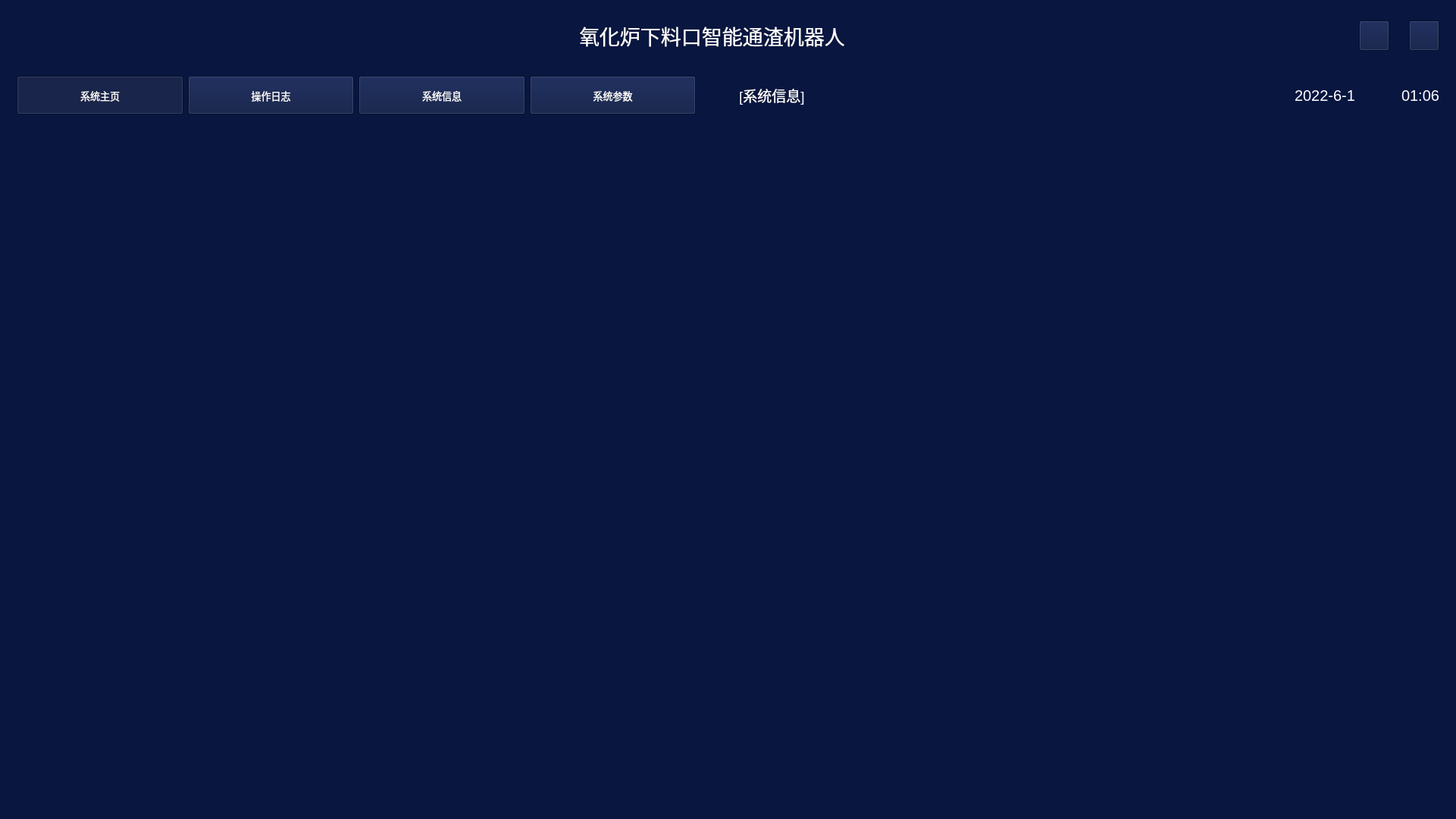
<?xml version="1.0" encoding="UTF-8"?>
<ui version="4.0">
 <class>MainWindow</class>
 <widget class="QWidget" name="MainWindow">
  <property name="geometry">
   <rect>
    <x>0</x>
    <y>0</y>
    <width>1921</width>
    <height>1080</height>
   </rect>
  </property>
  <property name="windowTitle">
   <string>MainWindow</string>
  </property>
  <property name="styleSheet">
   <string notr="true">background-color: rgb(8, 22, 64);</string>
  </property>
  <layout class="QVBoxLayout" name="verticalLayout" stretch="1,1,30">
   <item>
    <widget class="QWidget" name="widget_title" native="true">
     <property name="styleSheet">
      <string notr="true">QWidget#widget_title{border-image: url(:/resource/page1/mipmap-xxxhdpi/系统名装饰.png);}
color: rgb(255, 255, 255);</string>
     </property>
     <layout class="QHBoxLayout" name="horizontalLayout" stretch="2,3,0,2,3,2,0,0,1,0,1">
      <item>
       <widget class="QLabel" name="label_shuikoushan">
        <property name="sizePolicy">
         <sizepolicy hsizetype="Fixed" vsizetype="Fixed">
          <horstretch>0</horstretch>
          <verstretch>0</verstretch>
         </sizepolicy>
        </property>
        <property name="minimumSize">
         <size>
          <width>200</width>
          <height>50</height>
         </size>
        </property>
        <property name="baseSize">
         <size>
          <width>200</width>
          <height>50</height>
         </size>
        </property>
        <property name="font">
         <font>
          <pointsize>10</pointsize>
         </font>
        </property>
        <property name="styleSheet">
         <string notr="true">border-image: url(:/resource/水口山logo.png);</string>
        </property>
        <property name="text">
         <string/>
        </property>
        <property name="alignment">
         <set>Qt::AlignCenter</set>
        </property>
       </widget>
      </item>
      <item>
       <spacer name="horizontalSpacer">
        <property name="orientation">
         <enum>Qt::Horizontal</enum>
        </property>
        <property name="sizeHint" stdset="0">
         <size>
          <width>40</width>
          <height>20</height>
         </size>
        </property>
       </spacer>
      </item>
      <item>
       <spacer name="horizontalSpacer_7">
        <property name="orientation">
         <enum>Qt::Horizontal</enum>
        </property>
        <property name="sizeType">
         <enum>QSizePolicy::Fixed</enum>
        </property>
        <property name="sizeHint" stdset="0">
         <size>
          <width>65</width>
          <height>20</height>
         </size>
        </property>
       </spacer>
      </item>
      <item>
       <widget class="QLabel" name="label">
        <property name="styleSheet">
         <string notr="true">color: rgb(255,255,255);
background:transparent;
qproperty-alignment: 'AlignCenter';
font-size: 20pt;</string>
        </property>
        <property name="text">
         <string>氧化炉下料口智能通渣机器人</string>
        </property>
       </widget>
      </item>
      <item>
       <spacer name="horizontalSpacer_2">
        <property name="orientation">
         <enum>Qt::Horizontal</enum>
        </property>
        <property name="sizeHint" stdset="0">
         <size>
          <width>40</width>
          <height>20</height>
         </size>
        </property>
       </spacer>
      </item>
      <item>
       <widget class="QLabel" name="label_wattman">
        <property name="sizePolicy">
         <sizepolicy hsizetype="Fixed" vsizetype="Fixed">
          <horstretch>0</horstretch>
          <verstretch>0</verstretch>
         </sizepolicy>
        </property>
        <property name="minimumSize">
         <size>
          <width>114</width>
          <height>16</height>
         </size>
        </property>
        <property name="baseSize">
         <size>
          <width>114</width>
          <height>16</height>
         </size>
        </property>
        <property name="font">
         <font>
          <pointsize>10</pointsize>
         </font>
        </property>
        <property name="styleSheet">
         <string notr="true">border-image: url(:/resource/shuikoushan/wattman_logo.png);</string>
        </property>
        <property name="text">
         <string/>
        </property>
        <property name="alignment">
         <set>Qt::AlignCenter</set>
        </property>
       </widget>
      </item>
      <item>
       <spacer name="horizontalSpacer_5">
        <property name="orientation">
         <enum>Qt::Horizontal</enum>
        </property>
        <property name="sizeType">
         <enum>QSizePolicy::Fixed</enum>
        </property>
        <property name="sizeHint" stdset="0">
         <size>
          <width>40</width>
          <height>20</height>
         </size>
        </property>
       </spacer>
      </item>
      <item>
       <widget class="QPushButton" name="pushButton_vode">
        <property name="sizePolicy">
         <sizepolicy hsizetype="Maximum" vsizetype="Fixed">
          <horstretch>0</horstretch>
          <verstretch>0</verstretch>
         </sizepolicy>
        </property>
        <property name="minimumSize">
         <size>
          <width>0</width>
          <height>40</height>
         </size>
        </property>
        <property name="maximumSize">
         <size>
          <width>40</width>
          <height>16777215</height>
         </size>
        </property>
        <property name="sizeIncrement">
         <size>
          <width>0</width>
          <height>0</height>
         </size>
        </property>
        <property name="baseSize">
         <size>
          <width>0</width>
          <height>40</height>
         </size>
        </property>
        <property name="font">
         <font>
          <pointsize>10</pointsize>
         </font>
        </property>
        <property name="styleSheet">
         <string notr="true">QPushButton#pushButton_vode{
border-radius: 50%;
color: rgb(255, 255, 255);
border-image: url(:/resource/sound/静音.svg);}
</string>
        </property>
        <property name="text">
         <string/>
        </property>
       </widget>
      </item>
      <item>
       <widget class="QPushButton" name="pushButton_minimize">
        <property name="sizePolicy">
         <sizepolicy hsizetype="Maximum" vsizetype="Fixed">
          <horstretch>0</horstretch>
          <verstretch>0</verstretch>
         </sizepolicy>
        </property>
        <property name="minimumSize">
         <size>
          <width>0</width>
          <height>40</height>
         </size>
        </property>
        <property name="maximumSize">
         <size>
          <width>40</width>
          <height>16777215</height>
         </size>
        </property>
        <property name="sizeIncrement">
         <size>
          <width>0</width>
          <height>0</height>
         </size>
        </property>
        <property name="baseSize">
         <size>
          <width>0</width>
          <height>40</height>
         </size>
        </property>
        <property name="font">
         <font>
          <pointsize>10</pointsize>
         </font>
        </property>
        <property name="styleSheet">
         <string notr="true">QPushButton#objBtn{
border-radius: 50%;}
QPushButton{
color: rgb(255, 255, 255);
border-image: url(:/resource/shuikoushan/最小化.png);}
</string>
        </property>
        <property name="text">
         <string/>
        </property>
       </widget>
      </item>
      <item>
       <spacer name="horizontalSpacer_6">
        <property name="orientation">
         <enum>Qt::Horizontal</enum>
        </property>
        <property name="sizeType">
         <enum>QSizePolicy::Fixed</enum>
        </property>
        <property name="sizeHint" stdset="0">
         <size>
          <width>20</width>
          <height>20</height>
         </size>
        </property>
       </spacer>
      </item>
      <item>
       <widget class="QPushButton" name="pushButton_close">
        <property name="sizePolicy">
         <sizepolicy hsizetype="Maximum" vsizetype="Preferred">
          <horstretch>0</horstretch>
          <verstretch>0</verstretch>
         </sizepolicy>
        </property>
        <property name="minimumSize">
         <size>
          <width>0</width>
          <height>40</height>
         </size>
        </property>
        <property name="maximumSize">
         <size>
          <width>40</width>
          <height>40</height>
         </size>
        </property>
        <property name="sizeIncrement">
         <size>
          <width>0</width>
          <height>40</height>
         </size>
        </property>
        <property name="font">
         <font>
          <pointsize>10</pointsize>
         </font>
        </property>
        <property name="styleSheet">
         <string notr="true">QPushButton#objBtn{
border-radius: 50%;}
QPushButton{
color: rgb(255, 255, 255);
border-image: url(:/resource/shuikoushan/关闭.png);
}</string>
        </property>
        <property name="text">
         <string/>
        </property>
       </widget>
      </item>
     </layout>
    </widget>
   </item>
   <item>
    <widget class="QWidget" name="widget" native="true">
     <layout class="QHBoxLayout" name="horizontalLayout_5" stretch="1,1">
      <item>
       <layout class="QHBoxLayout" name="horizontalLayout_3">
        <item>
         <widget class="QPushButton" name="pushButton_page1">
          <property name="sizePolicy">
           <sizepolicy hsizetype="Minimum" vsizetype="Minimum">
            <horstretch>0</horstretch>
            <verstretch>0</verstretch>
           </sizepolicy>
          </property>
          <property name="font">
           <font>
            <pointsize>10</pointsize>
           </font>
          </property>
          <property name="styleSheet">
           <string notr="true">QPushButton{
color: rgb(255, 255, 255);
border-image: url(:/resource/page1/mipmap-xxxhdpi/按钮-默认-背景.png);}
QPushButton:hover{border-image:url(:/resource/page1/mipmap-xxxhdpi/按钮-激活-背景.png);}
QPushButton:checked{border-image:url(:/resource/page1/mipmap-xxxhdpi/按钮-激活-背景.png);}</string>
          </property>
          <property name="text">
           <string>系统主页</string>
          </property>
          <property name="checkable">
           <bool>true</bool>
          </property>
          <property name="checked">
           <bool>true</bool>
          </property>
          <property name="autoExclusive">
           <bool>true</bool>
          </property>
         </widget>
        </item>
        <item>
         <widget class="QPushButton" name="pushButton_page2">
          <property name="sizePolicy">
           <sizepolicy hsizetype="Minimum" vsizetype="Minimum">
            <horstretch>0</horstretch>
            <verstretch>0</verstretch>
           </sizepolicy>
          </property>
          <property name="font">
           <font>
            <pointsize>10</pointsize>
           </font>
          </property>
          <property name="styleSheet">
           <string notr="true">QPushButton{
color: rgb(255, 255, 255);
border-image: url(:/resource/page1/mipmap-xxxhdpi/按钮-默认-背景.png);}
QPushButton:hover{border-image:url(:/resource/page1/mipmap-xxxhdpi/按钮-激活-背景.png);}QPushButton:checked{border-image:url(:/resource/page1/mipmap-xxxhdpi/按钮-激活-背景.png);}</string>
          </property>
          <property name="text">
           <string>操作日志</string>
          </property>
          <property name="checkable">
           <bool>true</bool>
          </property>
          <property name="autoExclusive">
           <bool>true</bool>
          </property>
         </widget>
        </item>
        <item>
         <widget class="QPushButton" name="pushButton_page3">
          <property name="sizePolicy">
           <sizepolicy hsizetype="Minimum" vsizetype="Minimum">
            <horstretch>0</horstretch>
            <verstretch>0</verstretch>
           </sizepolicy>
          </property>
          <property name="font">
           <font>
            <pointsize>10</pointsize>
           </font>
          </property>
          <property name="styleSheet">
           <string notr="true">QPushButton{
color: rgb(255, 255, 255);
border-image: url(:/resource/page1/mipmap-xxxhdpi/按钮-默认-背景.png);}
QPushButton:hover{border-image:url(:/resource/page1/mipmap-xxxhdpi/按钮-激活-背景.png);}
QPushButton:checked{border-image:url(:/resource/page1/mipmap-xxxhdpi/按钮-激活-背景.png);}</string>
          </property>
          <property name="text">
           <string>系统信息</string>
          </property>
          <property name="checkable">
           <bool>true</bool>
          </property>
          <property name="autoExclusive">
           <bool>true</bool>
          </property>
         </widget>
        </item>
        <item>
         <widget class="QPushButton" name="pushButton_page5">
          <property name="sizePolicy">
           <sizepolicy hsizetype="Minimum" vsizetype="Minimum">
            <horstretch>0</horstretch>
            <verstretch>0</verstretch>
           </sizepolicy>
          </property>
          <property name="font">
           <font>
            <pointsize>10</pointsize>
           </font>
          </property>
          <property name="styleSheet">
           <string notr="true">QPushButton{
color: rgb(255, 255, 255);
border-image: url(:/resource/page1/mipmap-xxxhdpi/按钮-默认-背景.png);}
QPushButton:hover{border-image:url(:/resource/page1/mipmap-xxxhdpi/按钮-激活-背景.png);}
QPushButton:checked{border-image:url(:/resource/page1/mipmap-xxxhdpi/按钮-激活-背景.png);}</string>
          </property>
          <property name="text">
           <string>系统参数</string>
          </property>
          <property name="checkable">
           <bool>true</bool>
          </property>
          <property name="autoExclusive">
           <bool>true</bool>
          </property>
         </widget>
        </item>
        <item>
         <spacer name="horizontalSpacer_3">
          <property name="orientation">
           <enum>Qt::Horizontal</enum>
          </property>
          <property name="sizeType">
           <enum>QSizePolicy::Fixed</enum>
          </property>
          <property name="sizeHint" stdset="0">
           <size>
            <width>40</width>
            <height>20</height>
           </size>
          </property>
         </spacer>
        </item>
       </layout>
      </item>
      <item>
       <layout class="QHBoxLayout" name="horizontalLayout_4">
        <item>
         <widget class="QWidget" name="widget_error" native="true">
          <property name="styleSheet">
           <string notr="true">QWidget#widget_error{border-image: url(:/resource/page1/mipmap-xxxhdpi/信息内容框-背景.png);}</string>
          </property>
          <layout class="QHBoxLayout" name="horizontalLayout_2">
           <item>
            <widget class="ClickableLabel" name="label_err">
             <property name="font">
              <font>
               <pointsize>14</pointsize>
              </font>
             </property>
             <property name="styleSheet">
              <string notr="true">color: rgb(255, 255, 255);background:transparent;</string>
             </property>
             <property name="text">
              <string>[系统信息]</string>
             </property>
            </widget>
           </item>
           <item>
            <spacer name="horizontalSpacer_4">
             <property name="orientation">
              <enum>Qt::Horizontal</enum>
             </property>
             <property name="sizeHint" stdset="0">
              <size>
               <width>40</width>
               <height>20</height>
              </size>
             </property>
            </spacer>
           </item>
          </layout>
         </widget>
        </item>
        <item>
         <widget class="QLabel" name="label_time_init">
          <property name="font">
           <font>
            <pointsize>15</pointsize>
           </font>
          </property>
          <property name="styleSheet">
           <string notr="true">color: rgb(255, 255, 255);background:transparent;</string>
          </property>
          <property name="text">
           <string>2022-6-1           01:06</string>
          </property>
          <property name="alignment">
           <set>Qt::AlignCenter</set>
          </property>
         </widget>
        </item>
       </layout>
      </item>
     </layout>
    </widget>
   </item>
   <item>
    <widget class="QStackedWidget" name="stackedWidget">
     <property name="contextMenuPolicy">
      <enum>Qt::DefaultContextMenu</enum>
     </property>
     <property name="layoutDirection">
      <enum>Qt::LeftToRight</enum>
     </property>
     <property name="styleSheet">
      <string notr="true"/>
     </property>
     <property name="frameShape">
      <enum>QFrame::NoFrame</enum>
     </property>
     <property name="currentIndex">
      <number>-1</number>
     </property>
    </widget>
   </item>
  </layout>
 </widget>
 <layoutdefault spacing="6" margin="11"/>
 <customwidgets>
  <customwidget>
   <class>ClickableLabel</class>
   <extends>QLabel</extends>
   <header>clickableLabel.h</header>
  </customwidget>
 </customwidgets>
 <resources/>
 <connections/>
</ui>
